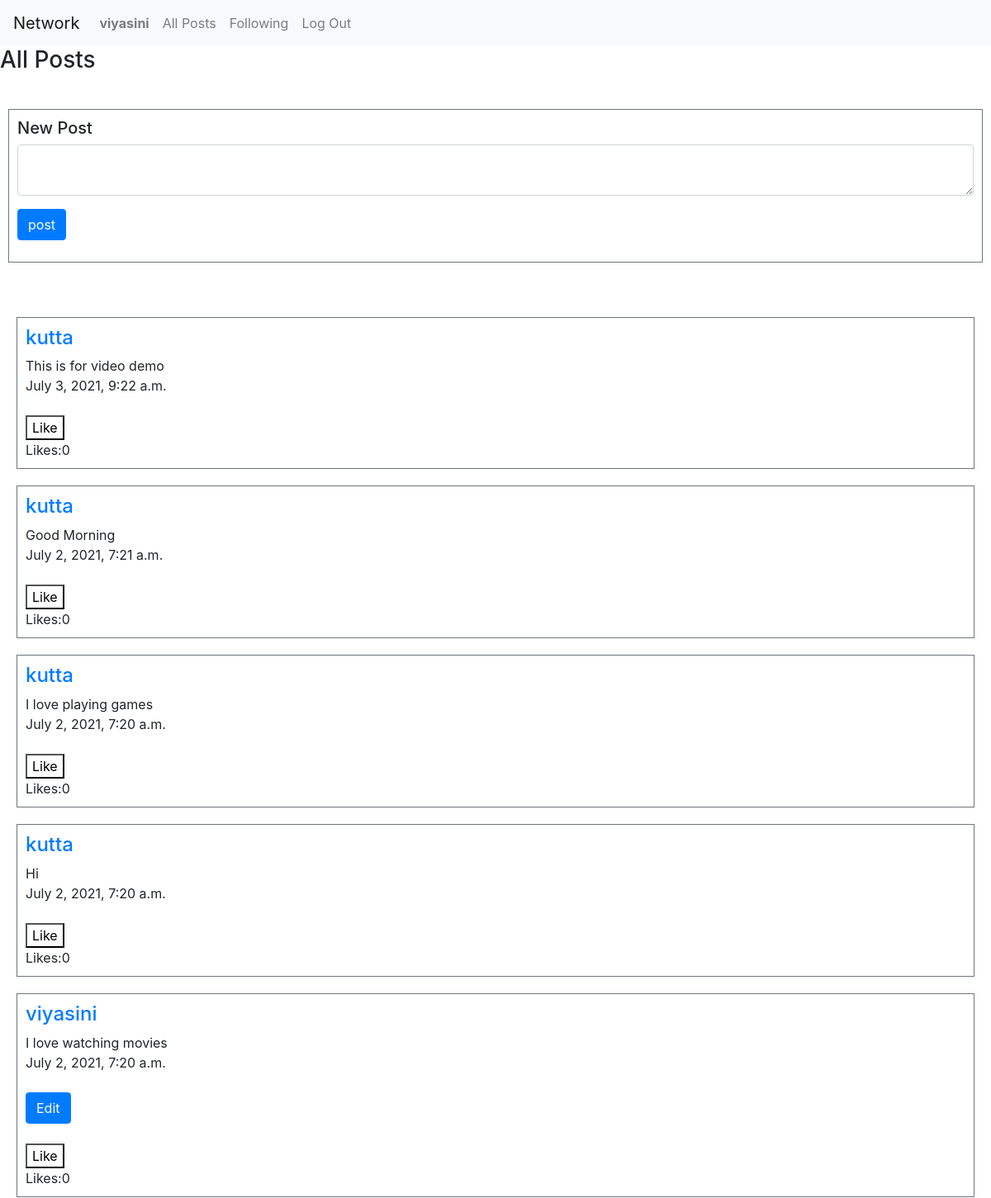
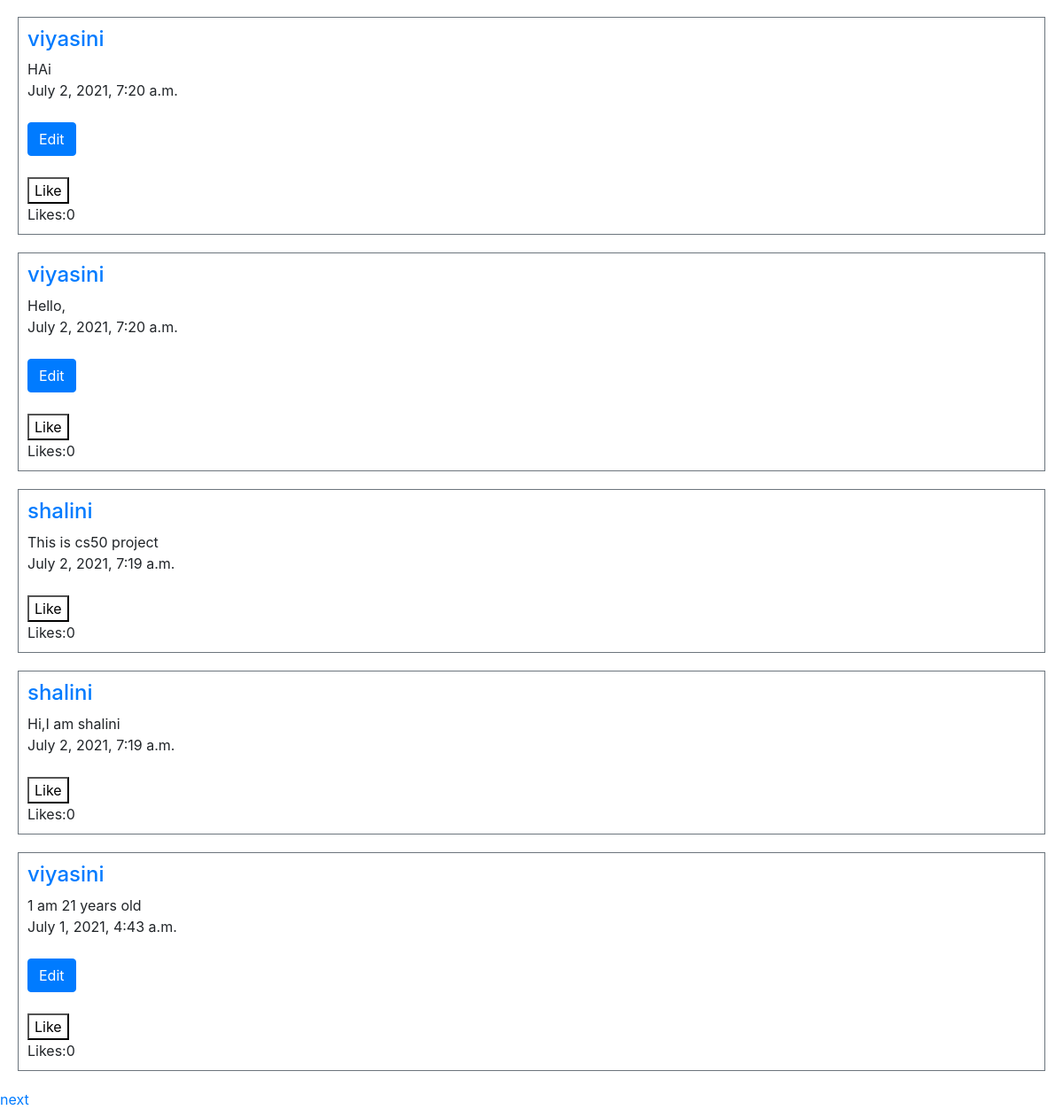
Screenshot of / (signed in) with the database file from the repository (2 pictures, top to bottom).
### network/models.py (models this page shows, shortened)
class User(AbstractUser):
    pass

class Post(models.Model):
    user = models.ForeignKey(User,on_delete=CASCADE,related_name="user")
    post_content = models.CharField(max_length=200)
    time = models.DateTimeField(auto_now_add=True)
    likes = models.IntegerField(default=0)

### network/views.py (the view)
# urls.py: path("", views.index, name="index"),
def index(request):
    if request.method == "POST":
        user = request.user
        post_content = request.POST["write-post"]
        if post_content != "":
            Post.objects.create(user = user, post_content = post_content,time = datetime.now(),likes = 0)
    posts = Post.objects.all().order_by('-time')
    for post in posts:
        post.likes = Like.objects.filter(post = post.id).count()
        post.save()
    paginator = Paginator(posts, 10)
    page_number = request.GET.get('page')
    posts = paginator.get_page(page_number)
    return render(request, "network/index.html",{
        "posts":posts
    })

### network/templates/network/index.html (shortened to what this page needs)
{% extends "network/layout.html" %}
{% load static %}
{% block body %}
    <h3>All Posts</h3> </br>
    {% if user.is_authenticated %}
    <div id=style style="margin: 10px;">
        <form id = "new-post" action="{% url 'index' %}" method = "POST" class="border border-secondary mt-2" style="padding: 10px;">
            <h5>New Post</h2>
            <div class="form-group">
                <textarea class="form-control" name="write-post"></textarea>
            </div>
            <div class="form-group">
                <button type="submit" class="btn btn-primary"> post </button>
            </div>
        </form>
    </div>
    {% endif %}
    <br> <br>
    <div id="posts">
        {% for post in posts %}
        <div class="border border-secondary mt-2" style="margin: 20px;">
            <div id = "post-display" style="padding: 10px;">
                <h4><a href="{% url 'profile' post.user.id%}"> {{post.user}} </a> </h4>
                <div id="post-{{post.id}}">{{post.post_content}}</div>
                <div>{{post.time}}</div>
                <br>
                {% if post.user == user %}
                    <button name="edit" onclick = "edit('{{post.id}}')" class="btn btn-primary">Edit</button>  <br><br>
                {% endif %}
                <button id="like-btn-{{post.id}}" style="background-color: white;" onclick="like('{{ post.id }}')"> Like </button>
                <div id="like-count-{{post.id}}">Likes:{{post.likes}} </div>
            </div>
            </div>
        {% endfor %}
        {% if posts.has_next %}
        <a href="?page={{ posts.next_page_number }}">next</a>
    {% endif %}
    </div>
{% endblock %}

### network/templates/network/layout.html (shortened to what this page needs)
{% load static %}
<!DOCTYPE html>
<html lang="en">
    <head>
        <link rel="stylesheet" href="https://stackpath.bootstrapcdn.com/bootstrap/4.4.1/css/bootstrap.min.css">
        <link href="{% static 'network/styles.css' %}" rel="stylesheet">
    </head>
    <body>
        <nav class="navbar navbar-expand-lg navbar-light bg-light">
            <a class="navbar-brand" href="#">Network</a>
            <div>
              <ul class="navbar-nav mr-auto">
                {% if user.is_authenticated %}
                    <li class="nav-item">
                        <a class="nav-link" href="{% url 'profile' user.id %}"><strong>{{ user.username }}</strong></a>
                    </li>
                {% endif %}
                <li class="nav-item">
                  <a class="nav-link" href="{% url 'index' %}">All Posts</a>
                </li>
                {% if user.is_authenticated %}
                    <li class="nav-item">
                        <a class="nav-link" href="{% url 'following' %}">Following</a>
                    </li>
                    <li class="nav-item">
                        <a class="nav-link" href="{% url 'logout' %}">Log Out</a>
                    </li>
                {% endif %}
              </ul>
            </div>
          </nav>
        <div class="body">
            {% block body %}
            {% endblock %}
        </div>
    </body>
</html>

### rows the page displays
User: username "viyasini"
Post: user "kutta", post_content "This is for video demo", time "July 3, 2021, 9:22 a.m.", likes "0"
Post: user "kutta", post_content "Good Morning", time "July 2, 2021, 7:21 a.m.", likes "0"
Post: user "kutta", post_content "I love playing games", time "July 2, 2021, 7:20 a.m.", likes "0"
Post: user "kutta", post_content "Hi", time "July 2, 2021, 7:20 a.m.", likes "0"
Post: user "viyasini", post_content "I love watching movies", time "July 2, 2021, 7:20 a.m.", likes "0"
Post: user "viyasini", post_content "HAi", time "July 2, 2021, 7:20 a.m.", likes "0"
Post: user "viyasini", post_content "Hello,", time "July 2, 2021, 7:20 a.m.", likes "0"
Post: user "shalini", post_content "This is cs50 project", time "July 2, 2021, 7:19 a.m.", likes "0"
Post: user "shalini", post_content "Hi,I am shalini", time "July 2, 2021, 7:19 a.m.", likes "0"
Post: user "viyasini", post_content "1 am 21 years old", time "July 1, 2021, 4:43 a.m.", likes "0"
